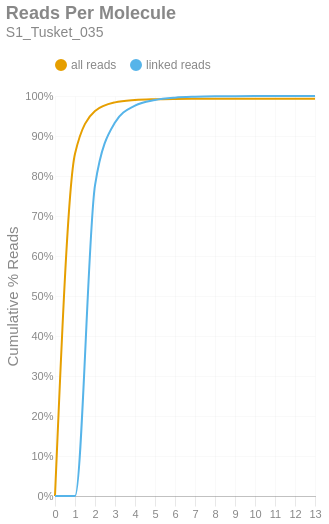

Notebook code cell kept with this figure:
### Markdown cell above
### Reads per Molecule
This chart shows the cumulative distribution of the number of reads per linked molecule. That is, how many alignments are associated with a unique molecule. This excludes the number of reads associated with invalid or absent linked-read barcodes. The `linked` histogram is the percentages recalculated when disregarding singletons.

### Code cell
if SKIPLR:
    print_html(f"Skipped")
else:
    counts = np.bincount(valids['reads'].cast(pl.Int64).to_numpy())
    weighted = counts * np.arange(len(counts))
    all_perc = weighted / n_reads
    linked_perc = weighted / n_linked_reads
    linked_perc[1] = 0
    binned_df = pl.DataFrame({
        'readsper': list(range(len(counts))),
        'all reads (cumsum)': np.cumsum(all_perc).tolist(),
        'linked reads (cumsum)': np.cumsum(linked_perc).tolist(),
    })

    with SafeRender(binned_df):
        (
            density_plot(binned_df, 'Reads Per Molecule', samplename, 'readspmol')
            .encode(
                x=alt.X('readsper:O', title=None).axis(labelAngle=0).scale(padding=0),
                y=alt.Y('value:Q', title='Cumulative % Reads').axis(format='%').stack(False),
                color=alt.Color("key:N").scale(domain=["all reads", "linked reads"]),
                tooltip=[
                    alt.Tooltip("key:N", title="Data Type"),
                    alt.Tooltip("readsper:O", title="Reads Per Molecule"),
                    alt.Tooltip("value:Q", format=".2%", title="% Reads (Cum.)")
                ]            
            )
        ).display()

### Figure 1 — Vega-Lite specification as saved in the notebook (floating-point values rounded to 4 significant figures)
{"width": "container", "height": 400, "config": {"title": {"anchor": "start", "dy": -15, "fontSize": 18, "color": "#888888", "subtitleColor": "#888888", "subtitleFontSize": 14}, "arc": {"fill": "#0072B2"}, "axis": {"domainColor": "#888888", "domainWidth": 0.5, "gridWidth": 0.2, "grid": false, "titleFontWeight": 400, "titleFontSize": 15, "labelFontSize": 11, "labelColor": "#888888", "tickColor": "#888888", "tickWidth": 0.2, "titleColor": "#888888"}, "axisBand": {"grid": false}, "axisX": {"grid": true, "tickSize": 10, "domainCap": "round"}, "axisY": {"domain": false, "grid": true, "tickSize": 0, "domainCap": "round"}, "background": "transparent", "header": {"labelFontSize": 15, "labelColor": "#888888", "titleFontSize": 15, "titleFontWeight": 600, "titleColor": "#888888"}, "legend": {"labelFont": "sans-serif", "labelFontSize": 12, "labelColor": "#888888", "symbolSize": 100, "symbolType": "circle", "titleFontSize": 12, "titlePadding": 10, "titleColor": "#888888", "title": null, "orient": "top"}, "range": {"category": ["#E69F00", "#56B4E9", "#009E73", "#F0E442", "#0072B2", "#D55E00", "#CC79A7", "#000000"], "diverging": ["#cfe8f3", "#a2d4ec", "#73bfe2", "#46abdb", "#1696d2", "#12719e"]}, "area": {"fill": "#0072B2", "fillOpacity": 0.7, "line": true, "strokeOpacity": 0.7}, "line": {"color": "#0072B2", "stroke": "#0072B2", "strokeWidth": 2}, "trail": {"color": "#0072B2", "stroke": "#0072B2", "strokeWidth": 0, "size": 1}, "point": {"filled": true, "fillOpacity": 1.0, "size": 95}, "text": {"color": "#888888", "fontSize": 11, "align": "right", "fontWeight": 400, "size": 11}, "bar": {"fill": "#0072B2", "stroke": null}, "view": {"stroke": null, "continuousWidth": 660, "continuousHeight": 400}}, "data": {"name": "data-8522bf667e33481185fedb2d3e1dc79b"}, "mark": {"type": "line", "interpolate": "monotone", "point": {"opacity": 0, "size": 275}}, "encoding": {"color": {"field": "key", "scale": {"domain": ["all reads", "linked reads"]}, "type": "nominal"}, "tooltip": [{"field": "key", "title": "Data Type", "type": "nominal"}, {"field": "readsper", "title": "Reads Per Molecule", "type": "ordinal"}, {"field": "value", "format": ".2%", "title": "% Reads (Cum.)", "type": "quantitative"}], "x": {"axis": {"labelAngle": 0}, "field": "readsper", "scale": {"padding": 0}, "title": null, "type": "ordinal"}, "y": {"axis": {"format": "%"}, "field": "value", "stack": false, "title": "Cumulative % Reads", "type": "quantitative"}}, "params": [{"name": "param_c36ac31b6afebe62", "select": {"type": "point", "fields": ["key"]}, "bind": "legend"}], "title": {"text": "Reads Per Molecule", "subtitle": "S1_Tusket_035"}, "transform": [{"fold": ["all reads (cumsum)", "linked reads (cumsum)"]}, {"calculate": "replace(datum.key, ' (cumsum)', '')", "as": "key"}, {"filter": {"param": "param_c36ac31b6afebe62"}}], "usermeta": {"embedOptions": {"downloadFileName": "S1_Tusket_035.readspmol"}}, "$schema": "https://vega.github.io/schema/vega-lite/v6.1.0.json", "datasets": {"data-8522bf667e33481185fedb2d3e1dc79b": [{"readsper": 0, "all reads (cumsum)": 0.0, "linked reads (cumsum)": 0.0}, {"readsper": 1, "all reads (cumsum)": 0.8556, "linked reads (cumsum)": 0.0}, {"readsper": 2, "all reads (cumsum)": 0.9625, "linked reads (cumsum)": 0.7767}, {"readsper": 3, "all reads (cumsum)": 0.9841, "linked reads (cumsum)": 0.9338}, {"readsper": 4, "all reads (cumsum)": 0.9899, "linked reads (cumsum)": 0.9759}, {"readsper": 5, "all reads (cumsum)": 0.9918, "linked reads (cumsum)": 0.9901}, {"readsper": 6, "all reads (cumsum)": 0.9926, "linked reads (cumsum)": 0.9959}, {"readsper": 7, "all reads (cumsum)": 0.9929, "linked reads (cumsum)": 0.9982}, {"readsper": 8, "all reads (cumsum)": 0.9931, "linked reads (cumsum)": 0.9992}, {"readsper": 9, "all reads (cumsum)": 0.9931, "linked reads (cumsum)": 0.9995}, {"readsper": 10, "all reads (cumsum)": 0.9932, "linked reads (cumsum)": 0.9998}, {"readsper": 11, "all reads (cumsum)": 0.9932, "linked reads (cumsum)": 0.9999}, {"readsper": 12, "all reads (cumsum)": 0.9932, "linked reads (cumsum)": 0.9999}, {"readsper": 13, "all reads (cumsum)": 0.9932, "linked reads (cumsum)": 1.0}]}}
